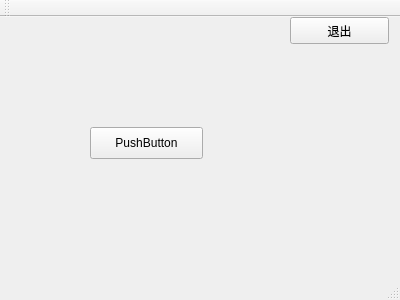
<?xml version="1.0" encoding="UTF-8"?>
<ui version="4.0">
 <class>MainWindow</class>
 <widget class="QMainWindow" name="MainWindow">
  <property name="geometry">
   <rect>
    <x>0</x>
    <y>0</y>
    <width>400</width>
    <height>300</height>
   </rect>
  </property>
  <property name="windowTitle">
   <string>MainWindow</string>
  </property>
  <widget class="QWidget" name="centralWidget">
   <widget class="QPushButton" name="pushButton">
    <property name="geometry">
     <rect>
      <x>90</x>
      <y>110</y>
      <width>113</width>
      <height>32</height>
     </rect>
    </property>
    <property name="text">
     <string>PushButton</string>
    </property>
   </widget>
   <widget class="QPushButton" name="pushButton_2">
    <property name="geometry">
     <rect>
      <x>290</x>
      <y>0</y>
      <width>99</width>
      <height>27</height>
     </rect>
    </property>
    <property name="text">
     <string>退出</string>
    </property>
   </widget>
  </widget>
  <widget class="QMenuBar" name="menuBar">
   <property name="geometry">
    <rect>
     <x>0</x>
     <y>0</y>
     <width>400</width>
     <height>25</height>
    </rect>
   </property>
  </widget>
  <widget class="QToolBar" name="mainToolBar">
   <attribute name="toolBarArea">
    <enum>TopToolBarArea</enum>
   </attribute>
   <attribute name="toolBarBreak">
    <bool>false</bool>
   </attribute>
  </widget>
  <widget class="QStatusBar" name="statusBar"/>
 </widget>
 <layoutdefault spacing="6" margin="11"/>
 <resources/>
 <connections>
  <connection>
   <sender>pushButton_2</sender>
   <signal>clicked()</signal>
   <receiver>MainWindow</receiver>
   <slot>close()</slot>
   <hints>
    <hint type="sourcelabel">
     <x>338</x>
     <y>57</y>
    </hint>
    <hint type="destinationlabel">
     <x>316</x>
     <y>113</y>
    </hint>
   </hints>
  </connection>
 </connections>
</ui>
